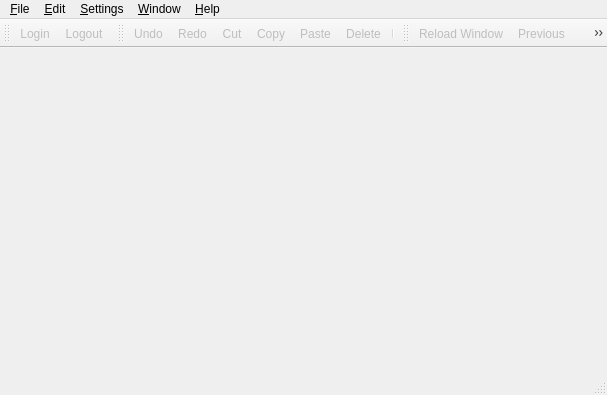
<?xml version="1.0" encoding="UTF-8"?>
<ui version="4.0">
 <class>MainWindow</class>
 <widget class="QMainWindow" name="MainWindow">
  <property name="enabled">
   <bool>true</bool>
  </property>
  <property name="geometry">
   <rect>
    <x>0</x>
    <y>0</y>
    <width>607</width>
    <height>395</height>
   </rect>
  </property>
  <property name="windowTitle">
   <string>Wolframe Qt Client</string>
  </property>
  <property name="documentMode">
   <bool>true</bool>
  </property>
  <property name="themeAuthor" stdset="0">
   <string>Andreas Baumann</string>
  </property>
  <property name="themeBaseStyle" stdset="0">
   <string>plastique</string>
  </property>
  <widget class="QMdiArea" name="centralWidget">
   <property name="viewMode">
    <enum>QMdiArea::SubWindowView</enum>
   </property>
  </widget>
  <widget class="QMenuBar" name="menuBar">
   <property name="geometry">
    <rect>
     <x>0</x>
     <y>0</y>
     <width>607</width>
     <height>19</height>
    </rect>
   </property>
   <widget class="QMenu" name="menuHelp">
    <property name="title">
     <string>&amp;Help</string>
    </property>
    <addaction name="actionContents"/>
    <addaction name="actionIndex"/>
    <addaction name="actionContextHelp"/>
    <addaction name="separator"/>
    <addaction name="actionTechnicalSupport"/>
    <addaction name="actionReportBug"/>
    <addaction name="separator"/>
    <addaction name="actionCheckForUpdates"/>
    <addaction name="separator"/>
    <addaction name="actionAbout"/>
    <addaction name="actionAboutQt"/>
   </widget>
   <widget class="QMenu" name="menuEdit">
    <property name="title">
     <string>&amp;Edit</string>
    </property>
    <addaction name="actionUndo"/>
    <addaction name="actionRedo"/>
    <addaction name="separator"/>
    <addaction name="actionCut"/>
    <addaction name="actionCopy"/>
    <addaction name="actionPaste"/>
    <addaction name="actionDelete"/>
    <addaction name="separator"/>
    <addaction name="actionSelectAll"/>
   </widget>
   <widget class="QMenu" name="menuWindow">
    <property name="title">
     <string>&amp;Window</string>
    </property>
    <addaction name="actionReload"/>
    <addaction name="separator"/>
    <addaction name="actionClose"/>
    <addaction name="actionCloseAll"/>
    <addaction name="separator"/>
    <addaction name="actionTile"/>
    <addaction name="actionCascade"/>
    <addaction name="separator"/>
    <addaction name="actionNextWindow"/>
    <addaction name="actionPreviousWindow"/>
   </widget>
   <widget class="QMenu" name="menuFile">
    <property name="title">
     <string>&amp;File</string>
    </property>
    <addaction name="actionLogin"/>
    <addaction name="actionLogout"/>
    <addaction name="actionManageServers"/>
    <addaction name="separator"/>
    <addaction name="actionPrint"/>
    <addaction name="separator"/>
    <addaction name="actionExit"/>
   </widget>
   <widget class="QMenu" name="menuSettings">
    <property name="title">
     <string>&amp;Settings</string>
    </property>
    <widget class="QMenu" name="menuLanguages">
     <property name="title">
      <string>&amp;Language</string>
     </property>
     <addaction name="actionTest"/>
    </widget>
    <addaction name="actionPreferences"/>
    <addaction name="menuLanguages"/>
   </widget>
   <addaction name="menuFile"/>
   <addaction name="menuEdit"/>
   <addaction name="menuSettings"/>
   <addaction name="menuWindow"/>
   <addaction name="menuHelp"/>
  </widget>
  <widget class="QStatusBar" name="statusbar"/>
  <widget class="QToolBar" name="toolBarConnection">
   <property name="windowTitle">
    <string>toolBar_2</string>
   </property>
   <attribute name="toolBarArea">
    <enum>TopToolBarArea</enum>
   </attribute>
   <attribute name="toolBarBreak">
    <bool>false</bool>
   </attribute>
   <addaction name="actionLogin"/>
   <addaction name="actionLogout"/>
  </widget>
  <widget class="QToolBar" name="toolBarEdit">
   <property name="enabled">
    <bool>true</bool>
   </property>
   <property name="windowTitle">
    <string>toolBar</string>
   </property>
   <attribute name="toolBarArea">
    <enum>TopToolBarArea</enum>
   </attribute>
   <attribute name="toolBarBreak">
    <bool>false</bool>
   </attribute>
   <addaction name="actionUndo"/>
   <addaction name="actionRedo"/>
   <addaction name="actionCut"/>
   <addaction name="actionCopy"/>
   <addaction name="actionPaste"/>
   <addaction name="actionDelete"/>
   <addaction name="separator"/>
  </widget>
  <widget class="QToolBar" name="toolBarWindow">
   <property name="windowTitle">
    <string>toolBar</string>
   </property>
   <attribute name="toolBarArea">
    <enum>TopToolBarArea</enum>
   </attribute>
   <attribute name="toolBarBreak">
    <bool>false</bool>
   </attribute>
   <addaction name="actionReload"/>
   <addaction name="actionPreviousWindow"/>
   <addaction name="actionNextWindow"/>
  </widget>
  <action name="actionOpen">
   <property name="icon">
    <iconset>
     <normaloff>../../../../../../../../../../home/abaumann/.designer/backup/open.png</normaloff>../../../../../../../../../../home/abaumann/.designer/backup/open.png</iconset>
   </property>
   <property name="text">
    <string>&amp;Open</string>
   </property>
   <property name="shortcut">
    <string>Ctrl+O</string>
   </property>
  </action>
  <action name="actionExit">
   <property name="icon">
    <iconset resource="qtclient.qrc">
     <normaloff>:/images/exit.png</normaloff>:/images/exit.png</iconset>
   </property>
   <property name="text">
    <string>&amp;Exit</string>
   </property>
   <property name="toolTip">
    <string>Exit the Wolframe client</string>
   </property>
   <property name="shortcut">
    <string>Ctrl+Q</string>
   </property>
   <property name="menuRole">
    <enum>QAction::QuitRole</enum>
   </property>
   <property name="defaultShortcut" stdset="0">
    <string notr="true">QKeySequence::Quit</string>
   </property>
  </action>
  <action name="actionAbout">
   <property name="text">
    <string>&amp;About Wolframe Client</string>
   </property>
   <property name="menuRole">
    <enum>QAction::AboutRole</enum>
   </property>
  </action>
  <action name="actionAboutQt">
   <property name="text">
    <string>About &amp;Qt</string>
   </property>
   <property name="menuRole">
    <enum>QAction::AboutQtRole</enum>
   </property>
  </action>
  <action name="actionDebugTerminal">
   <property name="checkable">
    <bool>true</bool>
   </property>
   <property name="text">
    <string>&amp;Debug Terminal</string>
   </property>
   <property name="iconText">
    <string>Debug Terminal</string>
   </property>
   <property name="shortcut">
    <string>Ctrl+D</string>
   </property>
  </action>
  <action name="actionPreferences">
   <property name="icon">
    <iconset resource="qtclient.qrc">
     <normaloff>:/images/configure.png</normaloff>:/images/configure.png</iconset>
   </property>
   <property name="text">
    <string>&amp;Preferences</string>
   </property>
   <property name="toolTip">
    <string>Configure application preferences</string>
   </property>
   <property name="menuRole">
    <enum>QAction::PreferencesRole</enum>
   </property>
   <property name="defaultShortcut" stdset="0">
    <string notr="true">QKeySequence::Preferences</string>
   </property>
  </action>
  <action name="actionManageStorage">
   <property name="text">
    <string>&amp;Manage Storage</string>
   </property>
  </action>
  <action name="actionRestart">
   <property name="text">
    <string>&amp;Restart</string>
   </property>
   <property name="toolTip">
    <string>Restart the Wolframe client</string>
   </property>
  </action>
  <action name="actionContents">
   <property name="enabled">
    <bool>false</bool>
   </property>
   <property name="text">
    <string>Contents</string>
   </property>
   <property name="visible">
    <bool>true</bool>
   </property>
   <property name="defaultShortcut" stdset="0">
    <string notr="true">QKeySequence::HelpContents</string>
   </property>
  </action>
  <action name="actionIndex">
   <property name="enabled">
    <bool>false</bool>
   </property>
   <property name="text">
    <string>Index</string>
   </property>
  </action>
  <action name="actionContextHelp">
   <property name="enabled">
    <bool>false</bool>
   </property>
   <property name="text">
    <string>Context Help</string>
   </property>
  </action>
  <action name="actionTechnicalSupport">
   <property name="enabled">
    <bool>false</bool>
   </property>
   <property name="text">
    <string>Technical Support</string>
   </property>
  </action>
  <action name="actionReportBug">
   <property name="enabled">
    <bool>false</bool>
   </property>
   <property name="text">
    <string>Report Bug...</string>
   </property>
  </action>
  <action name="actionCheckForUpdates">
   <property name="enabled">
    <bool>false</bool>
   </property>
   <property name="text">
    <string>Check for Updates...</string>
   </property>
  </action>
  <action name="actionReload">
   <property name="enabled">
    <bool>false</bool>
   </property>
   <property name="icon">
    <iconset resource="qtclient.qrc">
     <normaloff>:/images/refresh.png</normaloff>:/images/refresh.png</iconset>
   </property>
   <property name="text">
    <string>&amp;Reload Window</string>
   </property>
   <property name="toolTip">
    <string>Reload the active window</string>
   </property>
   <property name="visible">
    <bool>true</bool>
   </property>
   <property name="defaultShortcut" stdset="0">
    <string notr="true">QKeySequence::Refresh</string>
   </property>
  </action>
  <action name="actionClose">
   <property name="enabled">
    <bool>false</bool>
   </property>
   <property name="text">
    <string>&amp;Close</string>
   </property>
   <property name="toolTip">
    <string>Close the active window</string>
   </property>
   <property name="shortcutContext">
    <enum>Qt::WidgetShortcut</enum>
   </property>
   <property name="defaultShortcut" stdset="0">
    <string notr="true">QKeySequence::Close</string>
   </property>
  </action>
  <action name="actionCloseAll">
   <property name="enabled">
    <bool>false</bool>
   </property>
   <property name="text">
    <string>Close &amp;all</string>
   </property>
   <property name="toolTip">
    <string>Close all the windows</string>
   </property>
  </action>
  <action name="actionTile">
   <property name="enabled">
    <bool>false</bool>
   </property>
   <property name="text">
    <string>&amp;Tile</string>
   </property>
   <property name="toolTip">
    <string>Tile the windows</string>
   </property>
  </action>
  <action name="actionCascade">
   <property name="enabled">
    <bool>false</bool>
   </property>
   <property name="text">
    <string>&amp;Cascade</string>
   </property>
   <property name="toolTip">
    <string>Cascade the windows</string>
   </property>
  </action>
  <action name="actionNextWindow">
   <property name="enabled">
    <bool>false</bool>
   </property>
   <property name="icon">
    <iconset resource="qtclient.qrc">
     <normaloff>:/images/next.png</normaloff>:/images/next.png</iconset>
   </property>
   <property name="text">
    <string>Ne&amp;xt</string>
   </property>
   <property name="toolTip">
    <string>Move the focus to the next window</string>
   </property>
   <property name="defaultShortcut" stdset="0">
    <string notr="true">QKeySequence::NextChild</string>
   </property>
  </action>
  <action name="actionPreviousWindow">
   <property name="enabled">
    <bool>false</bool>
   </property>
   <property name="icon">
    <iconset resource="qtclient.qrc">
     <normaloff>:/images/previous.png</normaloff>:/images/previous.png</iconset>
   </property>
   <property name="text">
    <string>Pre&amp;vious</string>
   </property>
   <property name="toolTip">
    <string>Move the focus to the previous window</string>
   </property>
   <property name="defaultShortcut" stdset="0">
    <string notr="true">QKeySequence::PreviousChild</string>
   </property>
  </action>
  <action name="actionUndo">
   <property name="enabled">
    <bool>false</bool>
   </property>
   <property name="icon">
    <iconset resource="qtclient.qrc">
     <normaloff>:/images/undo.png</normaloff>:/images/undo.png</iconset>
   </property>
   <property name="text">
    <string>&amp;Undo</string>
   </property>
   <property name="toolTip">
    <string>Undo the last action</string>
   </property>
   <property name="defaultShortcut" stdset="0">
    <string notr="true">QKeySequence::Undo</string>
   </property>
  </action>
  <action name="actionRedo">
   <property name="enabled">
    <bool>false</bool>
   </property>
   <property name="icon">
    <iconset resource="qtclient.qrc">
     <normaloff>:/images/redo.png</normaloff>:/images/redo.png</iconset>
   </property>
   <property name="text">
    <string>&amp;Redo</string>
   </property>
   <property name="toolTip">
    <string>Redo the last undo</string>
   </property>
   <property name="defaultShortcut" stdset="0">
    <string notr="true">QKeySequence::Redo</string>
   </property>
  </action>
  <action name="actionCut">
   <property name="enabled">
    <bool>false</bool>
   </property>
   <property name="icon">
    <iconset resource="qtclient.qrc">
     <normaloff>:/images/cut.png</normaloff>:/images/cut.png</iconset>
   </property>
   <property name="text">
    <string>Cu&amp;t</string>
   </property>
   <property name="toolTip">
    <string>Cut the current selection's contents to the clipboard</string>
   </property>
   <property name="defaultShortcut" stdset="0">
    <string notr="true">QKeySequence::Cut</string>
   </property>
  </action>
  <action name="actionPaste">
   <property name="enabled">
    <bool>false</bool>
   </property>
   <property name="icon">
    <iconset resource="qtclient.qrc">
     <normaloff>:/images/paste.png</normaloff>:/images/paste.png</iconset>
   </property>
   <property name="text">
    <string>&amp;Paste</string>
   </property>
   <property name="toolTip">
    <string>Paste the clipboard's contents into the current selection</string>
   </property>
   <property name="defaultShortcut" stdset="0">
    <string notr="true">QKeySequence::Paste</string>
   </property>
  </action>
  <action name="actionDelete">
   <property name="enabled">
    <bool>false</bool>
   </property>
   <property name="icon">
    <iconset resource="qtclient.qrc">
     <normaloff>:/images/delete.png</normaloff>:/images/delete.png</iconset>
   </property>
   <property name="text">
    <string>Delete</string>
   </property>
   <property name="toolTip">
    <string>Delete the current selection's contents</string>
   </property>
   <property name="defaultShortcut" stdset="0">
    <string notr="true">QKeySequence::Delete</string>
   </property>
  </action>
  <action name="actionSelectAll">
   <property name="enabled">
    <bool>false</bool>
   </property>
   <property name="text">
    <string>Select &amp;All</string>
   </property>
   <property name="toolTip">
    <string>Select all items in the current window</string>
   </property>
   <property name="defaultShortcut" stdset="0">
    <string notr="true">QKeySequence::SelectAll</string>
   </property>
  </action>
  <action name="actionCopy">
   <property name="enabled">
    <bool>false</bool>
   </property>
   <property name="icon">
    <iconset resource="qtclient.qrc">
     <normaloff>:/images/copy.png</normaloff>:/images/copy.png</iconset>
   </property>
   <property name="text">
    <string>&amp;Copy</string>
   </property>
   <property name="toolTip">
    <string>Copy the current selection's contents to the clipboard</string>
   </property>
   <property name="defaultShortcut" stdset="0">
    <string notr="true">QKeySequence::Copy</string>
   </property>
  </action>
  <action name="actionLogin">
   <property name="enabled">
    <bool>false</bool>
   </property>
   <property name="icon">
    <iconset resource="qtclient.qrc">
     <normaloff>:/images/login.png</normaloff>:/images/login.png</iconset>
   </property>
   <property name="text">
    <string>&amp;Login</string>
   </property>
   <property name="toolTip">
    <string>Login to a Wolframe server</string>
   </property>
  </action>
  <action name="actionLogout">
   <property name="enabled">
    <bool>false</bool>
   </property>
   <property name="icon">
    <iconset resource="qtclient.qrc">
     <normaloff>:/images/logout.png</normaloff>:/images/logout.png</iconset>
   </property>
   <property name="text">
    <string>L&amp;ogout</string>
   </property>
   <property name="toolTip">
    <string>Logout from the Wolframe server</string>
   </property>
  </action>
  <action name="actionPrint">
   <property name="enabled">
    <bool>false</bool>
   </property>
   <property name="icon">
    <iconset resource="qtclient.qrc">
     <normaloff>:/images/print.png</normaloff>:/images/print.png</iconset>
   </property>
   <property name="text">
    <string>&amp;Print</string>
   </property>
   <property name="toolTip">
    <string>Print current document</string>
   </property>
   <property name="defaultShortcut" stdset="0">
    <string notr="true">QKeySequence::Print</string>
   </property>
  </action>
  <action name="actionManageServers">
   <property name="text">
    <string>&amp;Manage servers...</string>
   </property>
   <property name="toolTip">
    <string>Manage the list of Wolframe servers</string>
   </property>
  </action>
  <action name="actionTest">
   <property name="text">
    <string>&amp;English</string>
   </property>
   <property name="iconText">
    <string>English</string>
   </property>
  </action>
  <action name="action_Close_form">
   <property name="text">
    <string>&amp;Close form</string>
   </property>
   <property name="defaultShortcut" stdset="0">
    <string>QKeySequence::Close</string>
   </property>
  </action>
 </widget>
 <resources>
  <include location="qtclient.qrc"/>
 </resources>
 <connections/>
</ui>
